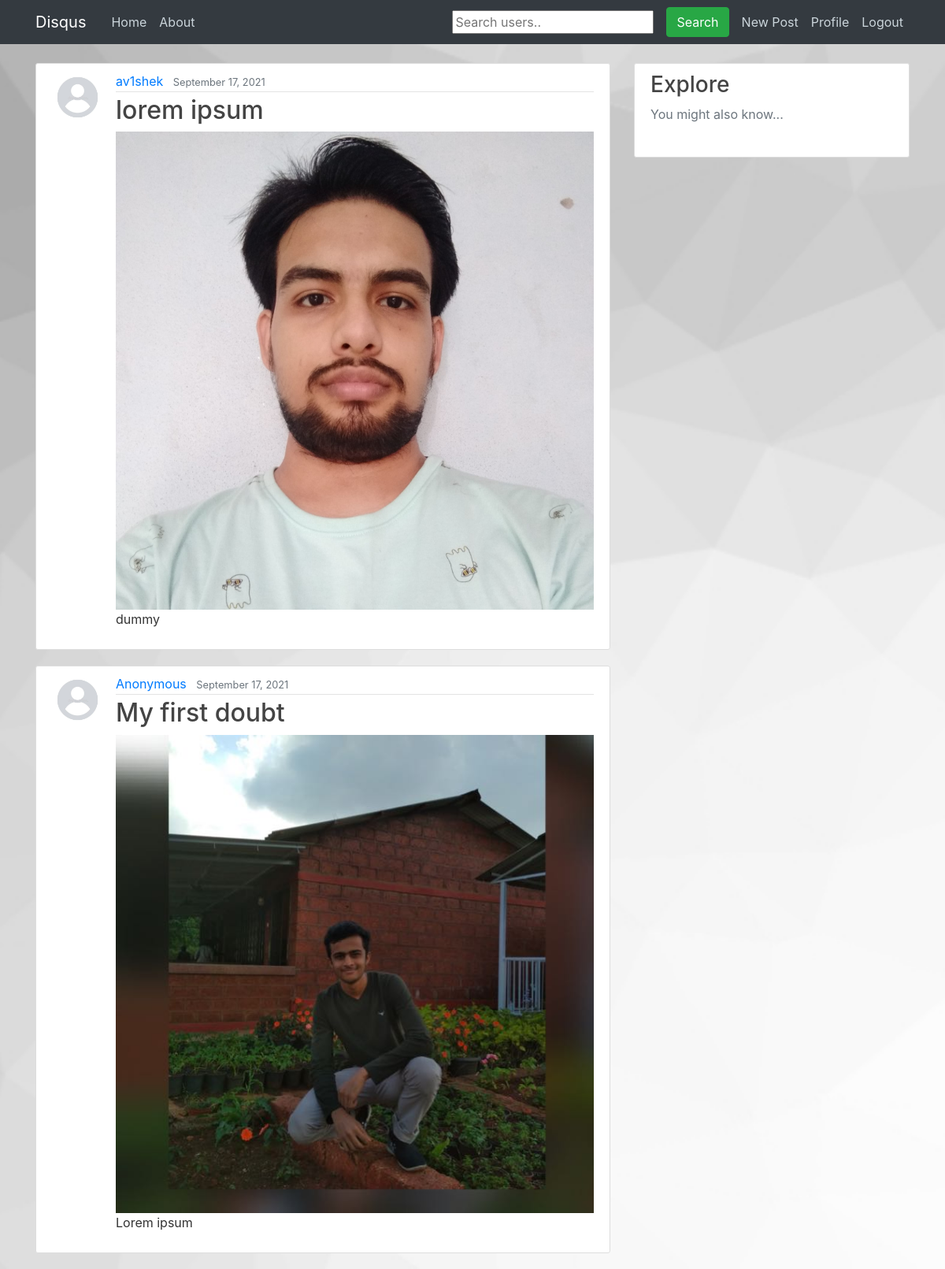
The page / (signed in) on the database its author committed.
### feed/models.py (models this page shows, shortened)
class Post(models.Model):
	title = models.CharField(max_length=100)
	content = models.TextField()
	date_posted = models.DateTimeField(default=timezone.now)
	author = models.ForeignKey(User, on_delete=models.CASCADE)
	image = models.ImageField(upload_to='uploads', blank=True)
	upvote = models.ManyToManyField(User, related_name='upvote')
	downvote = models.ManyToManyField(User, related_name='downvote')
	anonymous = models.BooleanField(default = False)

### accounts/models.py (models this page shows, shortened)
class Profile(models.Model):
	user = models.OneToOneField(User, on_delete=models.CASCADE)
	image = models.ImageField(default='default.jpg', upload_to='profile_pics')
	bio = models.CharField(max_length=255, blank=True)
	qs_cnt = models.IntegerField(default=0)
	ans_cnt = models.IntegerField(default=0)

### feed/views.py (the view)
# urls.py: path('', views.PostListView.as_view(), name='feed-home'),
class PostListView(LoginRequiredMixin, ListView):
	model = Post
	template_name = 'feed/home.html'
	context_object_name = 'posts'
	ordering = '-date_posted'
	paginate_by = 4
	def get_context_data(self, **kwargs):
		context = super(PostListView, self).get_context_data(**kwargs)
		return context

### feed/templates/feed/home.html (shortened to what this page needs)
{% extends "feed/base.html" %}
{% block content %}
	{% for post in posts %}
		<article class="media content-section">
      {% if post.anonymous %}
      <img class="rounded-circle article-img" src="media/default.jpg">
      {% else %}
		  <img class="rounded-circle article-img" src="{{ post.author.profile.image.url }}">
      {% endif %}
		  <div class="media-body">
		    <div class="article-metadata">
          {% if post.anonymous %}
          <a class="mr-2" href="#">Anonymous</a>
          {% else %}
		      <a class="mr-2" href="{% url 'profile' post.author.id %}">{{ post.author }}</a>
          {% endif %}
		      <small class="text-muted">{{ post.date_posted|date:"F d, Y" }}</small>
		    </div>
		    <h2><a class="article-title" href="{% url 'post-detail' post.id %}">{{ post.title }}</a></h2>
        {% if post.image %}
          <img style="width:100%; height:auto;" src="{{ post.image.url }}">
        {% endif %}
		    <p class="article-content">{{ post.content }}</p>
		</article>
	{% endfor %}
{% endblock content %}

### feed/static/blog/main.css (style rules this page uses)
body { background: #fafafa; color: #333333; margin-top: 5rem; background: url("/static/blog/bg3.jpeg") no-repeat center fixed; background-size: cover; background-position: center; }
h1, h2, h3, h4, h5, h6 { color: #444444; }
.content-section { background: #ffffff; padding: 10px 20px; border: 1px solid #dddddd; border-radius: 3px; margin-bottom: 20px; }
.article-title { color: #444444; }
.article-content { white-space: pre-line; }
.article-img { height: 65px; width: 65px; margin-right: 16px; }
.article-metadata { padding-bottom: 1px; margin-bottom: 4px; border-bottom: 1px solid #e3e3e3 }

### rows shown on the page
Post: author.profile.image (placeholder picture), author "av1shek", date_posted "September 17, 2021", title "lorem ipsum", image (picture), content "dummy"
Post: anonymous True (drawn), date_posted "September 17, 2021", title "My first doubt", image (picture), content "Lorem ipsum"
